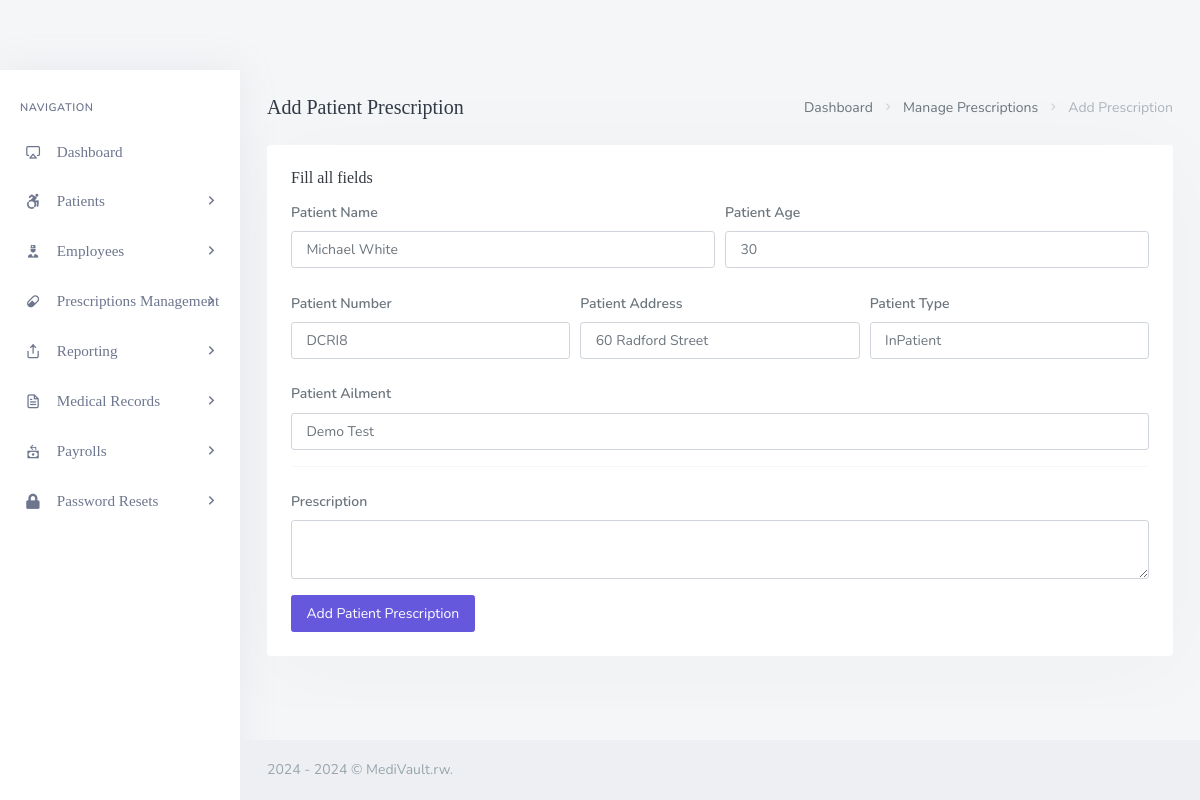
/backend/admin/his_admin_add_single_pres.php?pat_number=DCRI8, run on an earlier commit of the app's database.
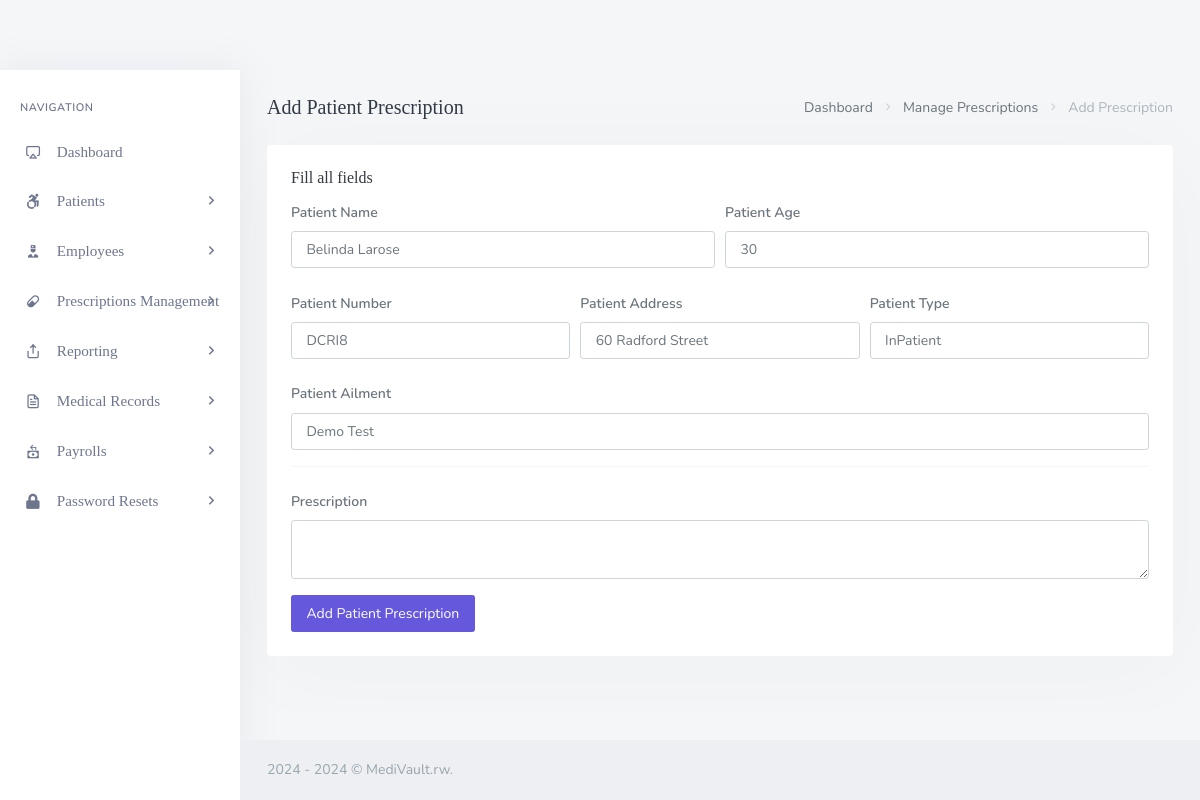
And on a later commit of the database.
### tables this page shows
CREATE TABLE `his_patients` (
  `pat_id` int(20) NOT NULL,
  `pat_fname` varchar(200) DEFAULT NULL,
  `pat_lname` varchar(200) DEFAULT NULL,
  `pat_dob` varchar(200) DEFAULT NULL,
  `pat_age` varchar(200) DEFAULT NULL,
  `pat_number` varchar(200) DEFAULT NULL,
  `pat_addr` varchar(200) DEFAULT NULL,
  `pat_phone` varchar(200) DEFAULT NULL,
  `pat_type` varchar(200) DEFAULT NULL,
  `pat_date_joined` timestamp(6) NOT NULL DEFAULT CURRENT_TIMESTAMP(6) ON UPDATE CURRENT_TIMESTAMP(6),
  `pat_ailment` varchar(200) DEFAULT NULL,
  `pat_discharge_status` varchar(200) DEFAULT NULL
);

### backend/admin/his_admin_add_single_pres.php (the view, shortened to what this page needs)
<?php
	include('assets/inc/config.php');
?>
<!DOCTYPE html>
<html lang="en">
    <?php include('assets/inc/head.php');?>
    <body>
        <div id="wrapper">
            <?php include("assets/inc/sidebar.php");?>
            <?php
                $pat_number = $_GET['pat_number'];
                $ret="SELECT  * FROM his_patients WHERE pat_number=?";
                $stmt= $mysqli->prepare($ret) ;
                $stmt->bind_param('s',$pat_number);
                $stmt->execute() ;
                $res=$stmt->get_result();
                while($row=$res->fetch_object())
                {
            ?>
                <div class="content-page">
                    <div class="content">
                        <div class="container-fluid">
                            <div class="row">
                                <div class="col-12">
                                    <div class="page-title-box">
                                        <div class="page-title-right">
                                            <ol class="breadcrumb m-0">
                                                <li class="breadcrumb-item"><a href="his_admin_dashboard.php">Dashboard</a></li>
                                                <li class="breadcrumb-item"><a href="javascript: void(0);">Manage Prescriptions</a></li>
                                                <li class="breadcrumb-item active">Add Prescription</li>
                                            </ol>
                                        </div>
                                        <h4 class="page-title">Add Patient Prescription</h4>
                                    </div>
                                </div>
                            </div>
                            <div class="row">
                                <div class="col-12">
                                    <div class="card">
                                        <div class="card-body">
                                            <h4 class="header-title">Fill all fields</h4>
                                            <form method="post">
                                                <div class="form-row">
                                                    <div class="form-group col-md-6">
                                                        <label for="inputEmail4" class="col-form-label">Patient Name</label>
                                                        <input type="text" required="required" readonly name="pres_pat_name" value="<?php echo $row->pat_fname;?> <?php echo $row->pat_lname;?>" class="form-control" id="inputEmail4" placeholder="Patient's First Name">
                                                    </div>
                                                    <div class="form-group col-md-6">
                                                        <label for="inputPassword4" class="col-form-label">Patient Age</label>
                                                        <input required="required" type="text" readonly name="pres_pat_age" value="<?php echo $row->pat_age;?>" class="form-control"  id="inputPassword4" placeholder="Patient`s Last Name">
                                                    </div>
                                                </div>
                                                <div class="form-row">
                                                    <div class="form-group col-md-4">
                                                        <label for="inputEmail4" class="col-form-label">Patient Number</label>
                                                        <input type="text" required="required" readonly name="pres_pat_number" value="<?php echo $row->pat_number;?>" class="form-control" id="inputEmail4" placeholder="DD/MM/YYYY">
                                                    </div>
                                                    <div class="form-group col-md-4">
                                                        <label for="inputPassword4" class="col-form-label">Patient Address</label>
                                                        <input required="required" type="text" readonly name="pres_pat_addr" value="<?php echo $row->pat_addr;?>" class="form-control"  id="inputPassword4" placeholder="Patient`s Age">
                                                    </div>
                                                    <div class="form-group col-md-4">
                                                        <label for="inputPassword4" class="col-form-label">Patient Type</label>
                                                        <input required="required" readonly type="text" name="pres_pat_type" value="<?php echo $row->pat_type;?>" class="form-control"  id="inputPassword4" placeholder="Patient`s Age">
                                                    </div>
                                                </div>
                                                <div class="form-group ">
                                                        <label for="inputCity" class="col-form-label">Patient Ailment</label>
                                                        <input required="required" type="text" value="<?php echo $row->pat_ailment;?>" name="pres_pat_ailment" class="form-control" id="inputCity">
                                                </div>
                                                <hr>
                                                <div class="form-group">
                                                        <label for="inputAddress" class="col-form-label">Prescription</label>
                                                        <textarea required="required"  type="text" class="form-control" name="pres_ins" id="editor"></textarea>
                                                </div>
                                                <button type="submit" name="add_patient_presc" class="ladda-button btn btn-primary" data-style="expand-right">Add Patient Prescription</button>
                                            </form>
                                        </div>
                                    </div>
                                </div>
                            </div>
                        </div>
                    </div>
                    <?php include('assets/inc/footer.php');?>
                </div>
            <?php }?>
        </div>
    </body>
</html>

### backend/admin/assets/inc/head.php (shortened to what this page needs)
<head>
        <link href="assets/libs/flatpickr/flatpickr.min.css" rel="stylesheet" type="text/css" />
        <link href="assets/css/bootstrap.min.css" rel="stylesheet" type="text/css" />
        <link href="assets/css/icons.min.css" rel="stylesheet" type="text/css" />
        <link href="assets/css/app.min.css" rel="stylesheet" type="text/css" />
         <link href="assets/libs/ladda/ladda-themeless.min.css" rel="stylesheet" type="text/css" />
        <link href="assets/libs/footable/footable.core.min.css" rel="stylesheet" type="text/css" />
</head>

### backend/admin/assets/inc/sidebar.php (shortened to what this page needs)
<div class="left-side-menu">
                <div class="slimscroll-menu">
                    <div id="sidebar-menu">
                        <ul class="metismenu" id="side-menu">
                            <li class="menu-title">Navigation</li>
                            <li>
                                <a href="his_admin_dashboard.php">
                                    <i class="fe-airplay"></i>
                                    <span> Dashboard </span>
                                </a>
                            </li>
                            <li>
                                <a href="javascript: void(0);">
                                    <i class="fab fa-accessible-icon "></i>
                                    <span> Patients </span>
                                    <span class="menu-arrow"></span>
                                </a>
                            </li>
                            <li>
                                <a href="javascript: void(0);">
                                    <i class="mdi mdi-doctor"></i>
                                    <span> Employees </span>
                                    <span class="menu-arrow"></span>
                                </a>
                            </li>
                            <li>
                                <a href="javascript: void(0);">
                                    <i class="mdi mdi-pill"></i>
                                    <span> Prescriptions Management </span>
                                    <span class="menu-arrow"></span>
                                </a>
                            </li>
                            <li>
                                <a href="javascript: void(0);">
                                    <i class="fe-share"></i>
                                    <span> Reporting </span>
                                    <span class="menu-arrow"></span>
                                </a>
                            </li>
                            <li>
                                <a href="javascript: void(0);">
                                    <i class="fe-file-text"></i>
                                    <span> Medical Records </span>
                                    <span class="menu-arrow"></span>
                                </a>
                            </li>
                            <li>
                                <a href="javascript: void(0);">
                                    <i class="mdi mdi-cash-refund "></i>
                                    <span> Payrolls </span>
                                    <span class="menu-arrow"></span>
                                </a>
                            </li>
                            <li>
                                <a href="javascript: void(0);">
                                    <i class="fas fa-lock"></i>
                                    <span> Password Resets </span>
                                    <span class="menu-arrow"></span>
                                </a>
                            </li>
                        </ul>
                    </div>
                </div>
            </div>

### backend/admin/assets/inc/footer.php
<footer class="footer">
    <div class="container-fluid">
        <div class="row">
            <div class="col-md-12">
                2024 - <?php echo date('Y'); ?> &copy; MediVault.rw. </a>
            </div>
        </div>
    </div>
</footer>

What changed in the data, as far as the page shows it:
changed his_patients "DCRI8": pres_pat_name "Michael White" → "Belinda Larose"
